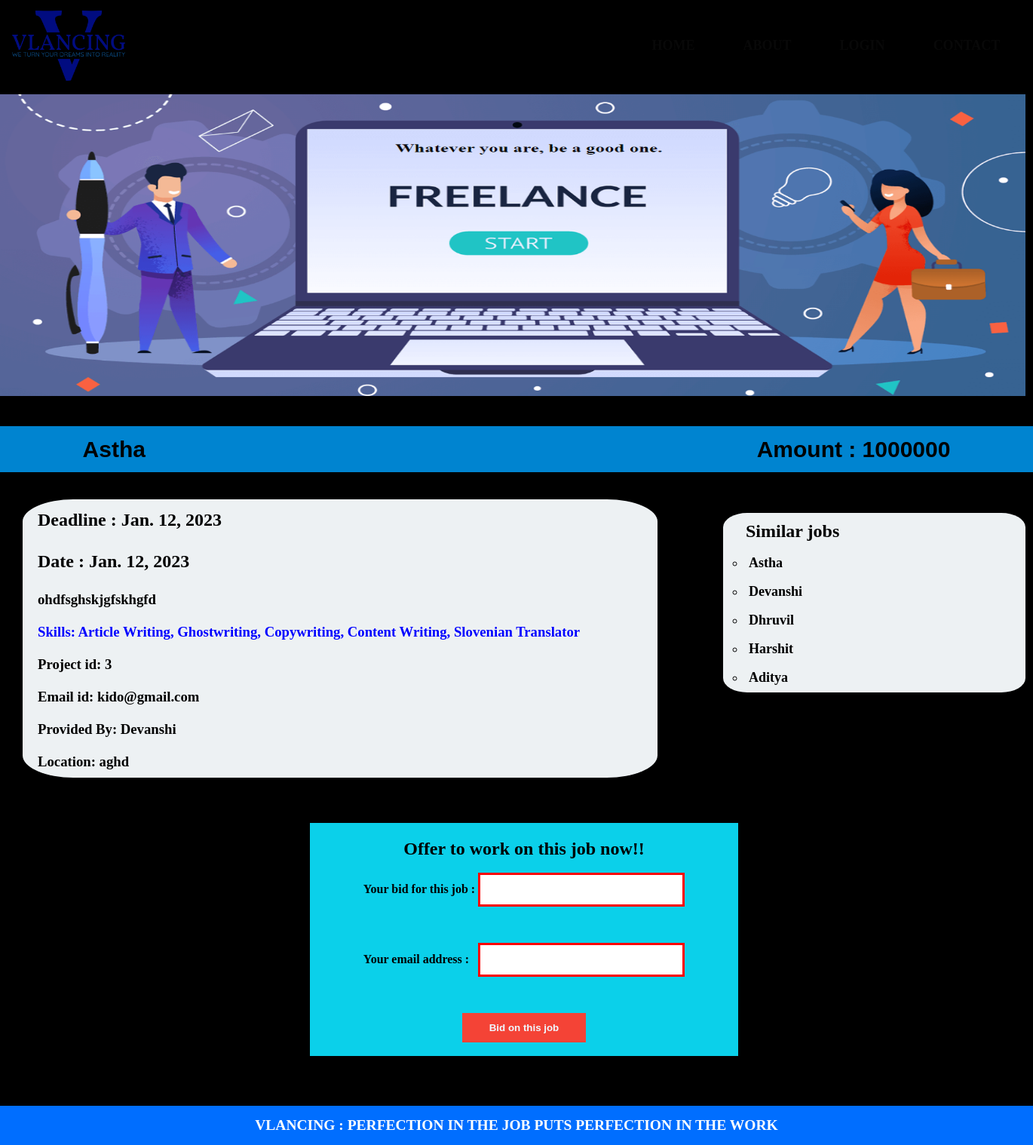
Before: /3 with the older database file.
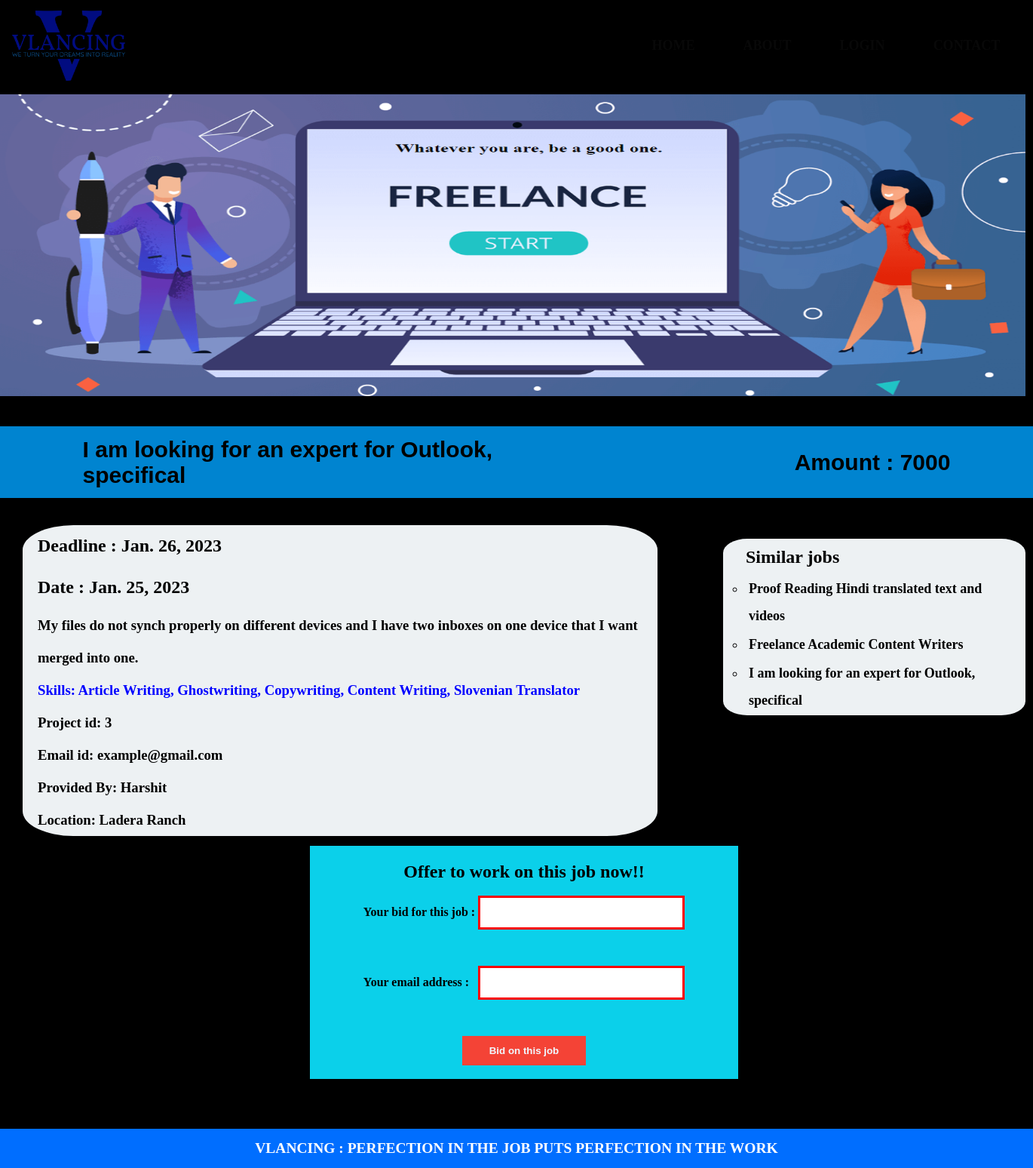
After: the same page with the newer database file.
### vlance/models.py (models this page shows, shortened)
class Jobs(models.Model):
    task_name = models.CharField(max_length=50 , blank = False)
    amount = models.IntegerField( default = 0,blank = False)
    description = models.TextField(max_length=500 , blank = False, default = None)
    date_posted = models.DateField(blank= False)
    email = models.EmailField(verbose_name="Email", blank = False)
    provided_by = models.CharField(max_length=50 , blank = False)
    deadline = models.DateField(blank = False)
    is_completed = models.BooleanField(default = False)
    location = models.CharField(max_length=50 , blank = False)
    skills = models.CharField(max_length=50, default=None, blank = False )

### vlance/views.py (the view)
# urls.py: path('<str:job_id>' , views.jobs, name='jobs'),
def jobs(request, job_id):
    jobs = Jobs.objects.get(id=job_id)
    return render(request, "vlance/job.html", {
        "jobs": jobs,
        "works": Jobs.objects.all()
    })

### vlance/Templates/VLANCE/job.html (shortened to what this page needs)
{% load static %}
<!DOCTYPE html>
<html>
    <head>
        <link rel="stylesheet" href="{% static 'vlance/job.css' %}">
    </head>
    <body>
        <section class="header">
            <nav>
                <a href="#"><img src="{% static 'vlance/assets/final.png'%}"></a>
                <div class="nav-links">
                    <ul>
                        <li><a href="{% url 'landing' %}">HOME</a></li>
                        <li><a href="#">ABOUT</a></li>
                        <li><a href="#">LOGIN</a></li>
                        <li><a href="#">CONTACT</a></li>
                    </ul>
            </nav>
            <div class="text-box">
                <img src="{% static 'vlance/assets/ff.png'%}">
                <br>
                <br>
                <br>
                </div>
                <div class="job">
                <h1 id="first">{{jobs.task_name}}</h1>
                <h1 id="second"> Amount : {{jobs.amount}}</h1>
                </div>
                <br>
                <br>
                        <div class="description">
                    <h2>Deadline : {{jobs.deadline}}  </h2>
                    <h2>Date : {{jobs.date_posted}}  </h2>
                    <h3>{{jobs.description}}</h3>
                        <h3 id="skill">
                            Skills: Article Writing, Ghostwriting, Copywriting, Content Writing, Slovenian Translator
                        </h3>
                        <h3> Project id: {{jobs.id}}</h3>
                        <h3> Email id: {{jobs.email}}</h3>
                        <h3> Provided By: {{jobs.provided_by}}</h3>
                        <h3> Location: {{jobs.location}}</h3>
                        </div>
                        <br>
                        <div class="other"><h2> Similar jobs</h2>
                            <ul>
                                {% for work in works %}
                                <li><a href="#">{{work.task_name}}</a></li>
                                {% endfor %}
                            </ul>
                    </div>
                    <br>
                    <br>
                    <div class="post">
                        <h2>Offer to work on this job now!!</h2>
                        <form action="#">
                            <label for="Your bid for this job">Your bid for this job : </label>
                            <input type="text" id="bid" name="bid"><br><br>
                            <label for="email address">Your email address :  &nbsp;</label>
                            <input type="email" id="email" name="email"><br><br>
                            <input type="submit" value="Bid on this job">
                          </form>
                    </div>
                <br>
                <br>
                <footer>
                    <div class="FINAL">
                        <h2 class="LAST"> VLANCING : PERFECTION IN THE JOB PUTS PERFECTION IN THE WORK</h2>
                    </div>
                </footer>
                </section>
    </body>
</html>

### vlance/static/vlance/job.css (style rules this page uses)
* { margin: 0; padding: 0; }
body { min-height: 100vh; width:100%; background-position: center; background-color: black; background-size: cover; position: relative; }
nav { display: flex; padding: 1% 1%; justify-content: space-between; align-items: center; }
nav img { width: 150px; padding-left: 2px; }
.nav-links { flex: 1; text-align: right; }
.nav-links ul li { font-family:cursive; font-weight: bold; list-style: none; display: inline-block; padding: 20px 30px; position: relative; margin-top: 0%; }
.nav-links ul li a { color:rgb(8, 8, 8); text-decoration: none; font-size: 18px; }
.nav-links ul li::after { content: ''; width: 0%; height: 4px; background: #f44336; display: block; margin: auto; transition: 0.5s; }
.text-box img { width: 1360px; height: 400px; position: relative; }
.job { display: flex; padding: 1% 8%; justify-content: space-between; align-items: center; background-color: rgba(0, 162, 255, 0.815); }
#first { text-align: left; flex: 1; font-size: 30px; font-family: 'Franklin Gothic Medium', 'Arial Narrow', Arial, sans-serif; }
#second { text-align: right; flex: 1; font-size: 30px; font-family: 'Franklin Gothic Medium', 'Arial Narrow', Arial, sans-serif; }
.description { height: auto; width: 60%; float: left; line-height: 2.3; margin-left: 30px; padding-left: 20px; border: 2px ; border-radius: 8%; background-color: rgba(241, 245, 247, 0.986); }
#skill { color: blue; }
.other { line-height: 2; height: auto; margin-left: 70%; margin-right: 10px; padding-right: 10px; padding-left: 30px; border: 2px ; border-radius: 8%; border-color: black; background-color: rgba(241, 245, 247, 0.986); }
.other ul li { padding-left: 4px; list-style:circle; font-size: large; color: black; }
.other a { color: black; text-decoration: none; font-weight: bolder; }
.other ul li::after { content: ''; width: 0%; height: 2px; background: black; display: block; margin: auto; transition: 1s; }
.post { align-self: center; height: auto; width: 40%; line-height: 2; margin-left: 30%; background-color:rgba(12, 212, 238, 0.986) ; padding: 10px; text-align: center; font-weight: bold; margin-top: 10%; }
input[type=text] { width: 50%; padding: 12px 20px; margin: 8px 0; box-sizing: border-box; border: 3px solid red; }
input[type=email] { width: 50%; padding: 12px 20px; margin: 8px 0; box-sizing: border-box; border: 3px solid red; }
input[type=submit] { width: 30%; background-color: #f44336; color: aliceblue; font-weight: bolder; padding: 12px 20px; margin: 8px 0; box-sizing: border-box; border: 3px ; }
.FINAL { margin-top: 30px; padding-top: 15px; padding-bottom: 15px; background-color: rgb(0, 110, 255); width: 100%; color: white; font-size: small; text-align: center; }

Changed rows visible on the page:
removed Jobs: task_name "Devanshi"
removed Jobs: task_name "Dhruvil"
removed Jobs: task_name "Harshit"
removed Jobs: task_name "Aditya"
changed Jobs id 3: task_name "Astha" → "I am looking for an expert for Outlook, specifical"; amount "1000000" → "7000"; deadline "Jan. 12, 2023" → "Jan. 26, 2023"; date_posted "Jan. 12, 2023" → "Jan. 25, 2023"; description "ohdfsghskjgfskhgfd" → "My files do not synch properly on different devices and I have two inboxes on one device that I want merged into one."; email "kido@gmail.com" → "example@gmail.com"; provided_by "Devanshi" → "Harshit"; location "aghd" → "Ladera Ranch"
added Jobs: task_name "Proof Reading Hindi translated text and videos"
added Jobs: task_name "Freelance Academic Content Writers"
